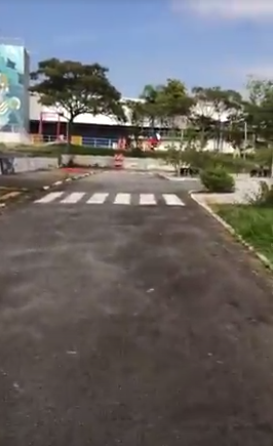
#> input picture pista.png, 273 x 446 px, given in place of pista2.MP4, which was not available
$ python kmeans_video.py
#> lines starting #> are read from the running program, lines starting #| are printed output that depends on the picture; after the words box and inside, x2 and y2 are one past the last pixel; in counts of white or black regions, pixels touching at a corner belong together; pictures that were not available may be replaced by others from this repository, and a replacement may not be noted
import numpy as np
import cv2
import matplotlib.pyplot as plt
import os


def region_of_interest(img):
    height = img.shape[0]
    width = img.shape[1]
    mask = np.ones_like(img)*255

    poly = np.array([[  # Polígono para fazer a máscara (feito sob medida da)
        (0, 0),
        (width, 0),
        (width, 210),
        (0, 210), ]], np.int32)
    masked = cv2.fillPoly(mask, poly, 0)  # return none --> preenche a região
    # Ou exclusivo para ignorar oq estiver fora da mask
    masked_image = cv2.bitwise_and(img, mask)
    return masked_image


cap = cv2.VideoCapture("pista2.MP4")
# "C://Users//Paulo Rodrigues//Desktop//Self-Driving Cars Course//test2.mp4")
# print("passou")
while(cap.isOpened()):
    # frame by frame of video
    ret, pista = cap.read()  # creating empty image of same size
#> pista is the input picture: shape (446, 273, 3); mean B, G, R 102.8, 103.3, 106.1
    image = cv2.GaussianBlur(pista, (15, 15), 0)
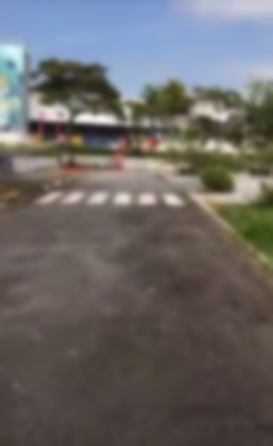
#> image: shape (446, 273, 3); mean B, G, R 102.8, 103.3, 106.1
    height, width, no_use = image.shape
#> height = 446; width = 273; no_use = 3
    # Fazer uma cópia das dimensões da imagem
    empty_img = np.zeros((height, width), np.uint8)

# APPLY K-MEANS CLUSTERING:

    Z = image.reshape((-1, 3))  # flatten the image
    # need to convert to np.float32
    Z = np.float32(Z)
    # define criteria,
    criteria = (cv2.TERM_CRITERIA_EPS + cv2.TERM_CRITERIA_MAX_ITER,
                8, 1.0)  # type, max iteration, epsilon
    K = 4  # number of clusters required(K)   -- Episilon = required accuracy
    flags = cv2.KMEANS_RANDOM_CENTERS
    ret, label, center = cv2.kmeans(
        Z, K, None, criteria, 8, flags)  # apply kmeans()
#> ret = 64832976; center = [[205.1, 173.6, 154], [58.73, 66.74, 74.89], [130.5, 140.6, 147.3], [84.37, 93.71, 103.6]]
    # Args:  Attempts - Number of initializations to get the best compactiness
    # Flags: can be  cv2.KMEANS_PP_CENTERS or cv2.KMEANS_RANDOM_CENTERS

    # OUTPUTS: Compactiness d^2 of the centers , label array, centers

    # Now convert back into uint8, and make original image  # Reconstruct image
    center = np.uint8(center)
#> center = [[205, 173, 154], [58, 66, 74], [130, 140, 147], [84, 93, 103]]
    res = center[label.flatten()]  # Reconstruct the image data
    res2 = res.reshape((image.shape))

    # CONVERTED TO A LUV IMAGE AND MADE EMPTY IMAGE, A MASK
    blur = cv2.GaussianBlur(res2, (15, 15), 0)
    kernel = np.ones((3, 3), np.uint8)
    blur = cv2.morphologyEx(blur, cv2.MORPH_CLOSE, kernel, iterations=3)

    gray = cv2.cvtColor(blur, cv2.COLOR_RGB2GRAY)
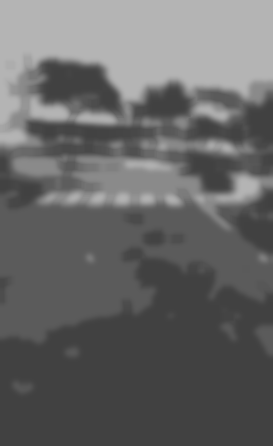
#> gray: shape (446, 273); min 65, max 180, mean 103.3
    LUV = cv2.cvtColor(blur, cv2.COLOR_RGB2LUV)
#> LUV: shape (446, 273, 3); mean of channels 0, 1, 2 109.8, 96.8, 134.3
    l = LUV[:, :, 0]
    v1 = l > 80
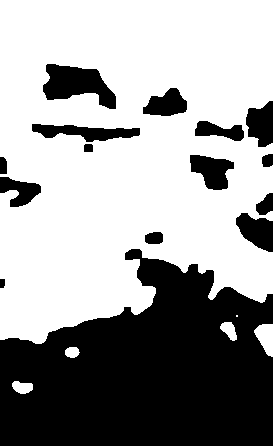
#> v1: shape (446, 273) bool; 61.7% white; 15 black regions, largest, box (x1, y1, x2, y2) and area: (0, 249, 273, 446) 37814, (43, 64, 116, 109) 1925, (32, 124, 140, 142) 1098
    v2 = l < 150
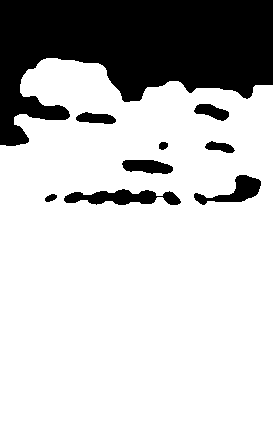
#> v2: shape (446, 273) bool; 77.3% white; 9 black regions, largest, box (x1, y1, x2, y2) and area: (0, 0, 273, 146) 24102, (64, 189, 181, 205) 1132, (194, 175, 261, 205) 818
    value_final = v1 & v2
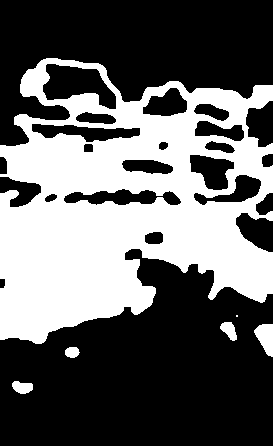
#> value_final: shape (446, 273) bool; 39% white; 6 white regions (1 under 20 px), largest, box (x1, y1, x2, y2) and area: (0, 58, 273, 344) 46553, (254, 324, 273, 357) 420, (12, 381, 33, 394) 202, (220, 322, 237, 341) 199, (65, 347, 80, 358) 130
    empty_img[value_final] = 255
    empty_img[LUV[:, :100, :]] = 0
    final_masked = cv2.line(empty_img, (40, height), (400, height), 255, 120)
#> empty_img: shape (446, 273); 37.6% white; 7 white regions (1 under 20 px), largest, box (x1, y1, x2, y2) and area: (0, 187, 273, 344) 28225, (0, 381, 273, 446) 16295, (28, 58, 106, 70) 460, (254, 324, 273, 357) 420, (220, 322, 237, 341) 199, (65, 347, 80, 358) 130
    final_mask = region_of_interest(final_masked)
#> in region_of_interest, `masked = cv2.fillPoly(mask, poly, 0)`:
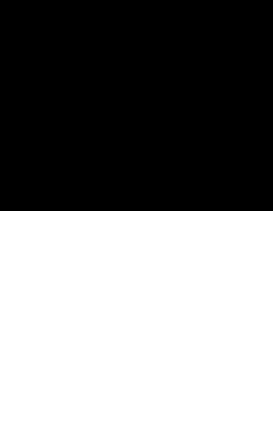
#> mask: shape (446, 273); 52.7% white; 1 black region, box (x1, y1, x2, y2) and area: (0, 0, 273, 211) 57603

    cv2.namedWindow('original', cv2.WINDOW_NORMAL)
    cv2.imshow('original', pista)
    cv2.namedWindow('tried_extraction', cv2.WINDOW_NORMAL)
    cv2.imshow('tried_extraction', final_mask)
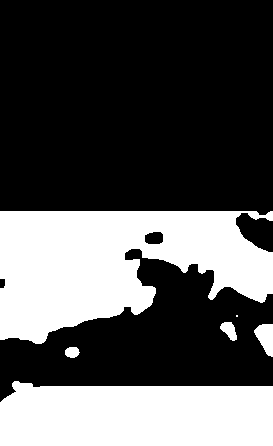
#> window 'tried_extraction': shape (446, 273); 33.8% white; 6 white regions (1 under 20 px), largest, box (x1, y1, x2, y2) and area: (0, 211, 273, 344) 24165, (0, 381, 273, 446) 16295, (254, 324, 273, 357) 420, (220, 322, 237, 341) 199, (65, 347, 80, 358) 130

    if cv2.waitKey(1) & 0xFF == ord('q'):
#> (key q is pressed here)
        break

cap.release()
cv2.destroyAllWindows()
